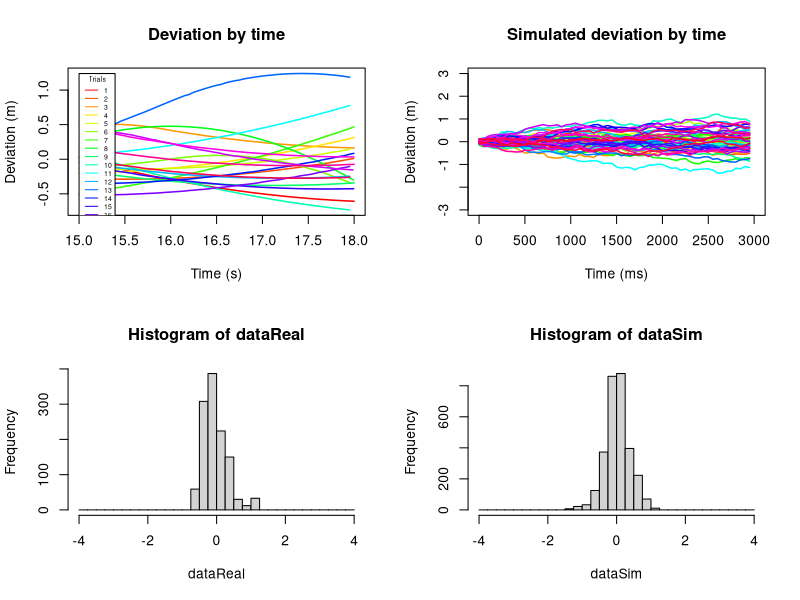

Reproduce this figure in R.
#load("keyPressDataWithLaneDeviation.Rdata")
dfcFrame <- read.csv("tableOfDriftValuesCalibration.csv", header = TRUE)
plotA <- function(){  
  subFrame <- subset(dfcFrame, dfcFrame$trialTime >= 15000 & dfcFrame$trialTime <= 18000, select = c("trial", "posX", "trialTime"))
  plotFrame <- data.frame(
    trial = subFrame$trial,
    timeInSeconds = subFrame$trialTime / 1000,
    lanePosition = subFrame$posX
  )
  
  xrange <- range(plotFrame$timeInSeconds)
  yrange <- range(plotFrame$lanePosition)
  
  plot(xrange, yrange, type = "n", xlab = "Time (s)", ylab = "Deviation (m)")
  
  ntrial <- length(unique(plotFrame$trial))
  colors <- rainbow(ntrial)
  
  for(i in 1:ntrial){
    lines(plotFrame$timeInSeconds[plotFrame$trial == i], plotFrame$lanePosition[plotFrame$trial == i], 
          type = "l" , lwd=1.5, col=colors[i], lty = 1)
  }
  
  legend(xrange[1], yrange[2], 1:ntrial, cex=0.5, col=colors, lty=1, title="Trials")
  
  title("Deviation by time")
  plotFrame$lanePosition
}

plotB <- function(){
  subFrame <- subset(dfcFrame, dfcFrame$trialTime >= 15000 & dfcFrame$trialTime <= 18000, select = c("trial", "posX", "trialTime"))
  plotFrame <- data.frame(
    trial = subFrame$trial,
    timeInMs = subFrame$trialTime,
    lanePosition = subFrame$posX
  )
  
  ntrial <- 50#length(unique(plotFrame$trial))
  colors <- rainbow(ntrial)
  
  xrange <- range(0:3000)
  yrange <- range(-3:3)
  
  plot(xrange, yrange, type = "n", xlab = "Time (ms)", ylab = "Deviation (m)")
  # mean <- with(plotFrame, aggregate(lanePosition, list(trial), mean))
  # sd <- with(plotFrame , aggregate(lanePosition, list(trial), sd))
  
  allRn <- c()
  for(i in 1:ntrial){
    #trialData <- plotFrame[plotFrame$trial == i,]
    #mean <- with(trialData, aggregate(lanePosition, list(trial), mean))
    #sd <- with(trialData, aggregate(lanePosition, list(trial), sd))
    
    #rn <- rnorm(60, mean = mean$x, sd = sd$x)
    
    rn <- rnorm(3000 / 50, mean = 0, sd = 0.06)
    rn <- cumsum(rn)
    lines(seq(1, 3000, 50), rn, type = "l" , lwd=1.5, col=colors[i], lty = 1)
    for(v in rn)
      allRn <- c(allRn, v)
  }
  
  title("Simulated deviation by time")
  allRn
}

plotC <- function(dataReal, dataSim){
  xrange <- range(-4:4)
  hist(dataReal, xlim = xrange, breaks = seq(-4, 4, 0.25))
  hist(dataSim, xlim = xrange, breaks = seq(-4, 4, 0.25))
}

par(mfrow=c(2,2))
lda <- plotA()
ldb <- plotB()
plotC(lda, ldb)

sda <- sd(lda)
sda
sdb<- sd(ldb)
sdb
